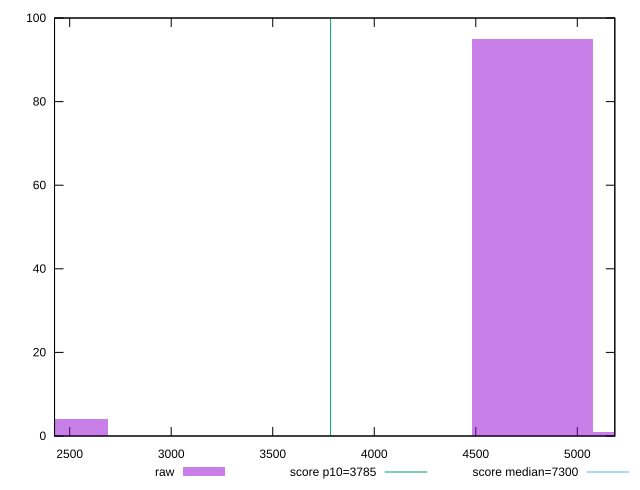

Reproduce this figure in gnuplot.
reset

$raw <<EOF
4778.187944553702 95
2389.093972276851 4
5375.461437622916 1
EOF

set key outside below
set boxwidth 597.2734930692128
set xrange [2425.3505:5184.8345]
set yrange [0:100]
set trange [0:100]
set style fill transparent solid 0.5 noborder

set parametric
set terminal svg size 640, 490 enhanced background rgb 'white'
set output "report_00012_2021-02-09T11:01:39.952Z/interactive/samples/pages+cached+noadtech+nomedia/raw/histogram.svg"

plot $raw title "raw" with boxes, \
     3785,t title "score p10=3785", \
     7300,t title "score median=7300"

reset
